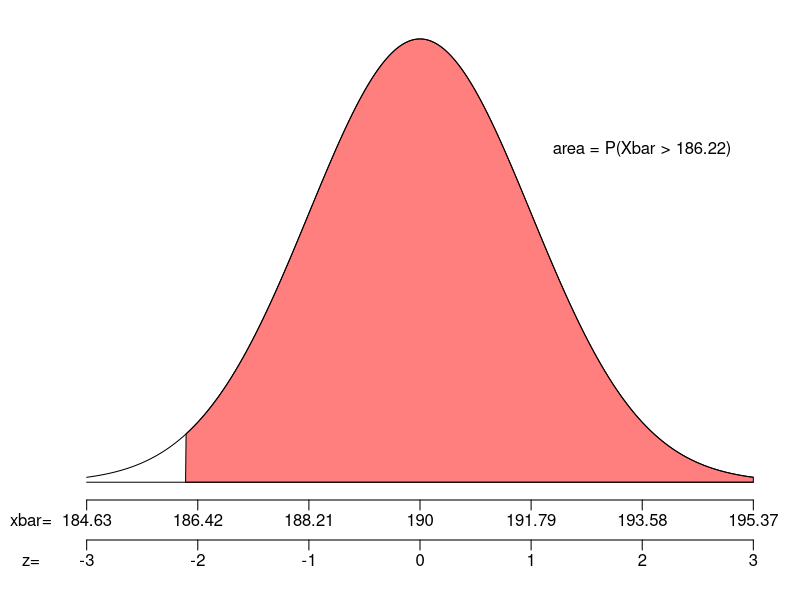

The R script that drew this image:
## ---- chunk 1
## DATA GENERATION
mu = sample(50+(0:20)*10, 1)
sig = sample(2:round(mu/3,0), 1)
n = sample(60:200,1)
se = round(sig/sqrt(n),2) 

z = round(runif(1,-2.7,2.7),2)
la = round(pnorm(z),3)
x = round(mu+z*se,2)

Pr = round(1-pnorm(z),3)
## ---- chunk 2
par(mar=c(5,3,1,1))
zs = seq(-3,3,length=1000)
ys = dnorm(zs)
plot(zs, ys, 'l',xlim = c(-3,3), ylim = c(0,0.4),
     ann=FALSE,xaxt="n",yaxt="n",
     lwd=1,bty='n')
axis(side=1, line=0, at=-3:3, labels = FALSE)
mtext(mu+(-3:3)*se,side=1,line=0.5,at=-3:3)
mtext(c("xbar="),line=0.5,side=1,at=-3.5)
axis(side=1, line=2,at=-3:3, labels = FALSE)
mtext(-3:3,side=1,line=2.5,at=-3:3)
mtext(c("z="),line=2.5,side=1,at=-3.5)
polygon(c(zs[zs>=z], 3, z),c(ys[zs>=z], 0, 0), col=rgb(1,0,0,0.5))
lines(c(-3,3),c(0,0),'l')
text(2,0.3,label=sprintf("area = P(Xbar > %0.2f)",x))
